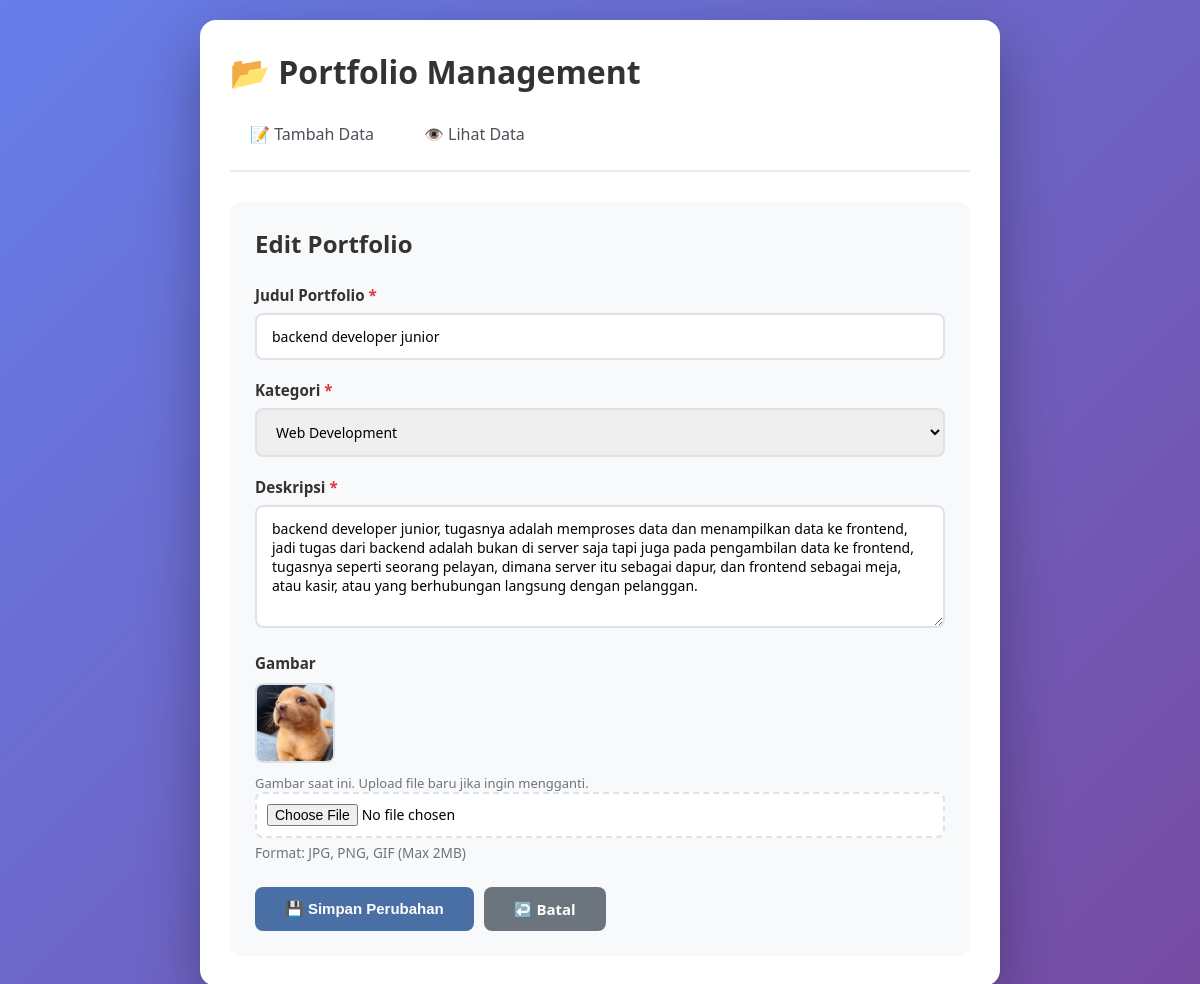
The page /edit.php?id=3 on the database its author committed.
### tables this page shows
CREATE TABLE `portfolio` (
  `id` int NOT NULL,
  `judul` varchar(255) NOT NULL,
  `deskripsi` text,
  `gambar` varchar(255) DEFAULT NULL,
  `kategori` varchar(100) DEFAULT NULL,
  `created_at` timestamp NULL DEFAULT CURRENT_TIMESTAMP
);

### edit.php (the view, shortened to what this page needs)
<?php
require_once 'db.php';
$id = isset($_GET['id']) ? (int) $_GET['id'] : 0;
$sql = "SELECT * FROM portfolio WHERE id = $id LIMIT 1";
$result = mysqli_query($conn, $sql);
$data = mysqli_fetch_assoc($result);
$kategori_list = [
    'Web Development',
    'Mobile Apps',
    'UI/UX Design',
    'Graphic Design',
    'Photography',
    'Other',
];
?>
<!DOCTYPE html>
<html lang="id">
<head>
    <link rel="stylesheet" href="style.css">
</head>
<body>
    <div class="container">
        <h1>📂 Portfolio Management</h1>
        <div class="nav-menu">
            <a href="index.html">📝 Tambah Data</a>
            <a href="view.php">👁️ Lihat Data</a>
        </div>
        <div class="form-container">
            <h2>Edit Portfolio</h2>
            <form id="portfolioForm" action="update.php" method="POST" enctype="multipart/form-data">
                <div class="form-group">
                    <label for="judul">Judul Portfolio <span class="required">*</span></label>
                    <input type="text" id="judul" name="judul" value="<?= htmlspecialchars($data['judul']) ?>" placeholder="Masukkan judul portfolio" required>
                </div>
                <div class="form-group">
                    <label for="kategori">Kategori <span class="required">*</span></label>
                    <select id="kategori" name="kategori" required>
                        <?php foreach ($kategori_list as $kategori): ?>
                            <option value="<?= htmlspecialchars($kategori) ?>" <?= $data['kategori'] === $kategori ? 'selected' : '' ?>>
                                <?= htmlspecialchars($kategori) ?>
                            </option>
                        <?php endforeach; ?>
                    </select>
                </div>
                <div class="form-group">
                    <label for="deskripsi">Deskripsi <span class="required">*</span></label>
                    <textarea id="deskripsi" name="deskripsi" rows="5" placeholder="Tulis deskripsi portfolio..." required><?= htmlspecialchars($data['deskripsi']) ?></textarea>
                </div>
                <div class="form-group">
                    <label for="gambar">Gambar</label>
                    <?php if ($data['gambar'] && file_exists('uploads/' . $data['gambar'])): ?>
                        <div class="current-image">
                            <img src="uploads/<?= htmlspecialchars($data['gambar']) ?>" alt="Gambar saat ini">
                            <p>Gambar saat ini. Upload file baru jika ingin mengganti.</p>
                        </div>
                    <?php else: ?>
                        <p class="helper-text" style="margin-bottom: 8px;">Belum ada gambar.</p>
                    <?php endif; ?>
                    <input type="file" id="gambar" name="gambar" accept="image/*">
                    <small class="helper-text">Format: JPG, PNG, GIF (Max 2MB)</small>
                </div>
                <div class="form-actions">
                    <button type="submit" class="btn btn-primary">💾 Simpan Perubahan</button>
                    <a href="detail.php?id=<?= $data['id'] ?>" class="btn btn-secondary">↩️ Batal</a>
                </div>
            </form>
        </div>
    </div>
</body>
</html>

### style.css (style rules this page uses)
* { margin: 0; padding: 0; box-sizing: border-box; }
body { font-family: 'Segoe UI', Tahoma, Geneva, Verdana, sans-serif; background: linear-gradient(135deg, #667eea 0%, #764ba2 100%); min-height: 100vh; padding: 20px; }
.container { max-width: 800px; margin: 0 auto; background: white; border-radius: 16px; padding: 30px; box-shadow: 0 20px 60px rgba(0, 0, 0, 0.3); animation: slideIn 0.5s ease-out; }
h1 { color: #333; margin-bottom: 20px; font-size: 2em; }
.nav-menu { display: flex; gap: 10px; margin-bottom: 30px; border-bottom: 2px solid #e9ecef; padding-bottom: 15px; }
.nav-menu a { padding: 10px 20px; text-decoration: none; color: #495057; border-radius: 8px; transition: all 0.3s ease; font-weight: 500; }
.form-container { background: #f8f9fa; padding: 25px; border-radius: 12px; }
.form-container h2 { color: #333; margin-bottom: 25px; font-size: 1.5em; }
.form-group { margin-bottom: 20px; }
.form-group label { display: block; margin-bottom: 8px; color: #333; font-weight: 600; font-size: 0.95em; }
.required { color: #dc3545; font-weight: bold; }
.form-group input, .form-group select, .form-group textarea { width: 100%; padding: 12px 15px; border: 2px solid #dee2e6; border-radius: 8px; font-size: 14px; transition: border-color 0.3s ease; font-family: inherit; }
.form-group textarea { resize: vertical; min-height: 100px; }
.helper-text { display: block; margin-top: 5px; color: #6c757d; font-size: 0.85em; }
input[type="file"] { padding: 10px; background: white; border: 2px dashed #dee2e6; cursor: pointer; }
.form-actions { display: flex; gap: 10px; margin-top: 25px; flex-wrap: wrap; }
.btn { padding: 12px 30px; border: none; border-radius: 8px; font-size: 15px; font-weight: 600; cursor: pointer; transition: all 0.3s ease; text-decoration: none; display: inline-flex; align-items: center; gap: 8px; }
.btn-primary { background: #4a6fa5; color: white; }
.btn-secondary { background: #6c757d; color: white; }

### edit.php (style rules this page uses)
.current-image { margin-top: 10px; }
.current-image img { width: 80px; height: 80px; object-fit: cover; border-radius: 8px; border: 2px solid #dee2e6; }
.current-image p { font-size: 13px; color: #6c757d; margin-top: 6px; }

### rows shown on the page
portfolio: judul "backend developer junior", kategori "Web Development", deskripsi "backend developer junior, tugasnya adalah memproses data dan menampilkan data ke frontend, jadi tugas dari backend adalah bukan di server saja tapi juga pada pengambilan data ke frontend, tugasnya seperti seorang pelayan, dimana server itu sebagai dapur, dan frontend sebagai meja, atau kasir, atau yang berhubungan langsung dengan pelanggan.", gambar (picture)
